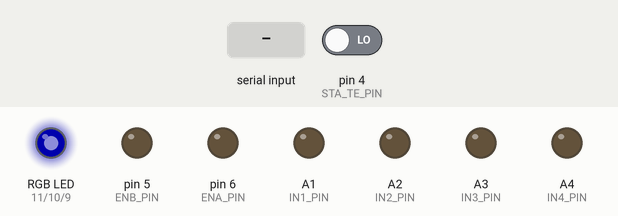
Recording of a sketch running on a simulated Arduino Uno, built with avr-gcc and run on an emulated ATmega328P. On the bench: an RGB LED mixed from three pins (HIGH = lit), output pins drawn as LEDs (lit = HIGH). The inputs (shaded band) are chosen by the test bench; at power-on: pin 4 (STA_TE_PIN) LOW. Dim RGB values are drawn brighter than linear.

Above: at 1.3 s.
1.4 s: pin 4 (STA_TE_PIN) driven HIGH
At 2.5 s:
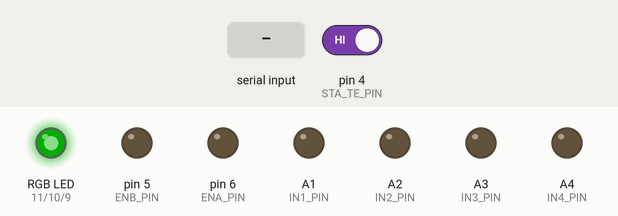
3.0 s: "1\n" received over the second serial link
At 3.6 s:
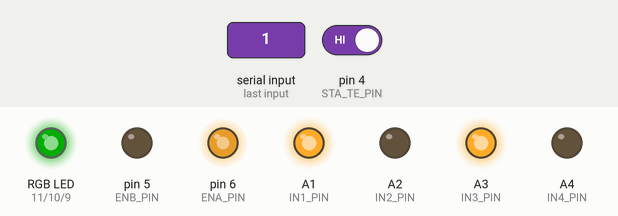
5.5 s: "2\n" received over the second serial link
At 6.2 s:
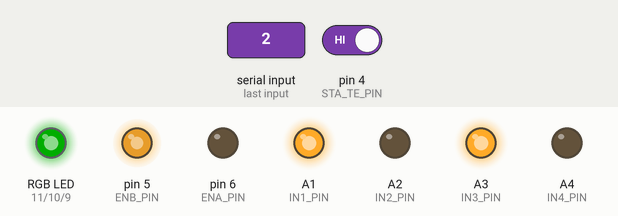
7.9 s: "3\n" received over the second serial link
At 8.6 s:
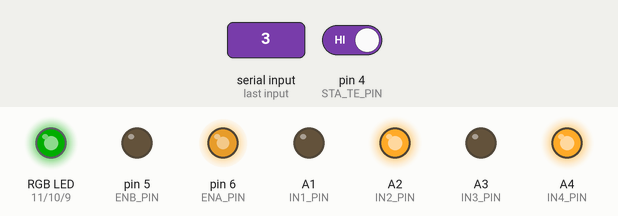
10.3 s: pin 4 (STA_TE_PIN) driven LOW
At 10.7 s:
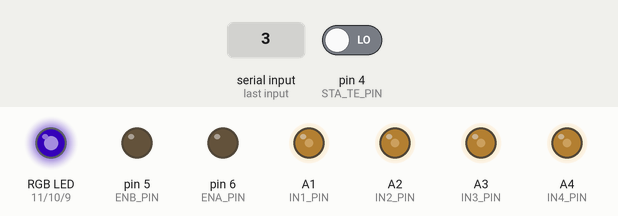
11.8 s: "90,45\n" received over the second serial link
At 12.5 s:
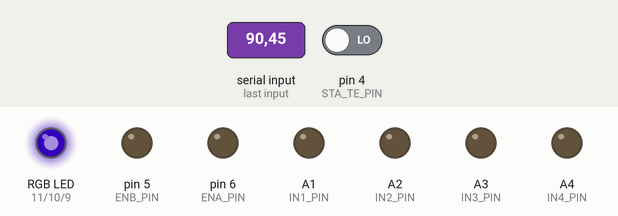
Timing chart, 0 to 14.3 s (numbered marks = the images above; inputs shaded):
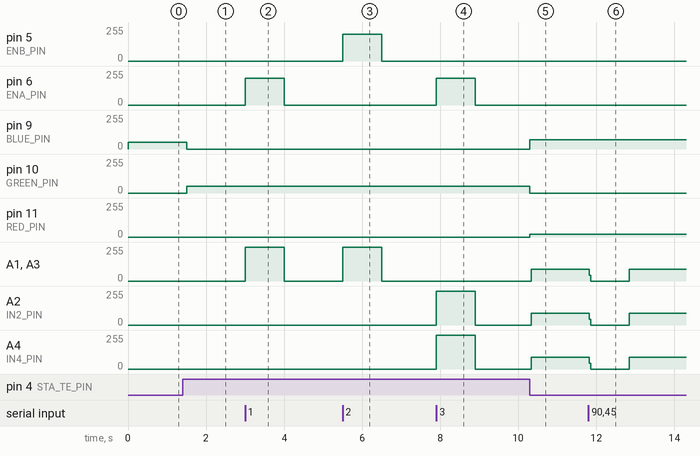

Measured:
- after the input at 1.4 s, pin 9 (BLUE_PIN): 50/255 → 0/255 after 0.10 s; pin 10 (GREEN_PIN): 0/255 → 50/255 after 0.10 s
- after the input at 3.0 s, pin 6 (ENA_PIN): 0/255 → 200/255 at once, → 0/255 1.0 s later; A1 (IN1_PIN), A3 (IN3_PIN): 0/255 → 255/255 at once, → 0/255 1.0 s later
- after the input at 5.5 s, pin 5 (ENB_PIN): 0/255 → 200/255 at once, → 0/255 1.0 s later; A1 (IN1_PIN), A3 (IN3_PIN): 0/255 → 255/255 at once, → 0/255 1.0 s later
- after the input at 7.9 s, pin 6 (ENA_PIN): 0/255 → 200/255 at once, → 0/255 1.0 s later; A2 (IN2_PIN), A4 (IN4_PIN): 0/255 → 255/255 at once, → 0/255 1.0 s later
- after the input at 10.3 s, pin 9 (BLUE_PIN): 0/255 → 70/255 at once; pin 10 (GREEN_PIN): 50/255 → 0/255 at once; pin 11 (RED_PIN): 0/255 → 20/255 at once; A1 (IN1_PIN), A2 (IN2_PIN), A3 (IN3_PIN): 0/255 → 90/255 at once; A4 (IN4_PIN): 0/255 → 89/255 at once
- after the input at 11.8 s, A1 (IN1_PIN), A2 (IN2_PIN), A3 (IN3_PIN): 90/255 → 0/255 at once, → 90/255 1.0 s later; A4 (IN4_PIN): 89/255 → 0/255 at once, → 89/255 1.0 s later

The sketch:

ArduinoNano_Auto.ino
```cpp
#include <SoftwareSerial.h>

#define RX_PIN 8
#define TX_PIN 7
#define STA_TE_PIN 4
#define IN1_PIN A1
#define IN2_PIN A2
#define ENA_PIN 6
#define IN3_PIN A3
#define IN4_PIN A4
#define ENB_PIN 5
#define RED_PIN 11
#define GREEN_PIN 10
#define BLUE_PIN 9

SoftwareSerial BT(RX_PIN, TX_PIN);

int comando;

void config_PIN();
void verificador_BT();
void definir_accion();
void detenido();
void avanzar();
void retroceder();
void av_derecha();
void av_izquierda();
void re_derecha();
void re_izquierda();
void rotar_horario();
void rotar_antihorario();
void RGB(int R, int G, int B);

void setup(){
  Serial.begin(9600);
  BT.begin(115200);
  config_PIN();
  RGB(0, 0, 50);  // Azul
  verificador_BT();
  RGB(0, 50, 0);  // Verde
}

void loop(){
  if(BT.available()){
    comando = BT.parseInt();
    definir_accion();
  }
  if(digitalRead(STA_TE_PIN) == HIGH){
    RGB(0, 50, 0);  // Verde
  }
  else if(digitalRead(STA_TE_PIN) == LOW){
    RGB(20, 0, 70);  // Morado
    detenido();
  }
}

//--------------
// SUBPROGRAMAS:
//--------------

void verificador_BT(){
  while(digitalRead(STA_TE_PIN) == LOW){
    delay(250);
  }
}

void config_PIN(){
  pinMode(IN1_PIN, OUTPUT);
  pinMode(IN2_PIN, OUTPUT);
  pinMode(ENA_PIN, OUTPUT);
  pinMode(IN3_PIN, OUTPUT);
  pinMode(IN4_PIN, OUTPUT);
  pinMode(ENB_PIN, OUTPUT);
  pinMode(RED_PIN, OUTPUT);
  pinMode(GREEN_PIN, OUTPUT);
  pinMode(BLUE_PIN, OUTPUT);
  pinMode(STA_TE_PIN, INPUT);
}

void definir_accion(){
  if(comando == 0){
    detenido();
  }
  else if(comando == 1){
    av_derecha();
  }
  else if(comando == 2){
    av_izquierda();
  }
  else if(comando == 3){
    re_derecha();
  }
  else if(comando == 4){
    re_izquierda();
  }
  else if(comando == 5){
    avanzar();
  }
  else if(comando == 6){
    retroceder();
  }
  else if(comando == 7){
    rotar_horario();
  }
  else if(comando == 8){
    rotar_antihorario();
  }
}

void detenido(){
  digitalWrite(IN1_PIN, HIGH);
  digitalWrite(IN2_PIN, HIGH);
  digitalWrite(IN3_PIN, HIGH);
  digitalWrite(IN4_PIN, HIGH);
  analogWrite(ENA_PIN, 0);
  analogWrite(ENB_PIN, 0);
  digitalWrite(IN1_PIN, LOW);
  digitalWrite(IN2_PIN, LOW);
  digitalWrite(IN3_PIN, LOW);
  digitalWrite(IN4_PIN, LOW);
}

void avanzar(){
  digitalWrite(IN1_PIN, HIGH);
  digitalWrite(IN2_PIN, LOW);
  analogWrite(ENA_PIN, 200);
  digitalWrite(IN3_PIN, HIGH);
  digitalWrite(IN4_PIN, LOW);
  analogWrite(ENB_PIN, 200);
}

void retroceder(){
  digitalWrite(IN1_PIN, LOW);
  digitalWrite(IN2_PIN, HIGH);
  analogWrite(ENA_PIN, 200);
  digitalWrite(IN3_PIN, LOW);
  digitalWrite(IN4_PIN, HIGH);
  analogWrite(ENB_PIN, 200);
}

void av_derecha(){
  digitalWrite(IN1_PIN, HIGH);
  digitalWrite(IN2_PIN, LOW);
  analogWrite(ENA_PIN, 200);
  digitalWrite(IN3_PIN, HIGH);
  digitalWrite(IN4_PIN, LOW);
  analogWrite(ENB_PIN, 0);
}

void av_izquierda(){
  digitalWrite(IN1_PIN, HIGH);
  digitalWrite(IN2_PIN, LOW);
  analogWrite(ENA_PIN, 0);
  digitalWrite(IN3_PIN, HIGH);
  digitalWrite(IN4_PIN, LOW);
  analogWrite(ENB_PIN, 200);
}

void re_derecha(){
  digitalWrite(IN1_PIN, LOW);
  digitalWrite(IN2_PIN, HIGH);
  analogWrite(ENA_PIN, 200);
  digitalWrite(IN3_PIN, LOW);
  digitalWrite(IN4_PIN, HIGH);
  analogWrite(ENB_PIN, 0);
}

void re_izquierda(){
  digitalWrite(IN1_PIN, LOW);
  digitalWrite(IN2_PIN, HIGH);
  analogWrite(ENA_PIN, 0);
  digitalWrite(IN3_PIN, LOW);
  digitalWrite(IN4_PIN, HIGH);
  analogWrite(ENB_PIN, 200);
}

void rotar_horario(){
  digitalWrite(IN1_PIN, HIGH);
  digitalWrite(IN2_PIN, LOW);
  analogWrite(ENA_PIN, 200);
  digitalWrite(IN3_PIN, LOW);
  digitalWrite(IN4_PIN, HIGH);
  analogWrite(ENB_PIN, 200);
}

void rotar_antihorario(){
  digitalWrite(IN1_PIN, LOW);
  digitalWrite(IN2_PIN, HIGH);
  analogWrite(ENA_PIN, 200);
  digitalWrite(IN3_PIN, HIGH);
  digitalWrite(IN4_PIN, LOW);
  analogWrite(ENB_PIN, 200);
}

void RGB(int R, int G, int B){
  analogWrite(RED_PIN, R);
  analogWrite(GREEN_PIN, G);
  analogWrite(BLUE_PIN, B);
}
```
